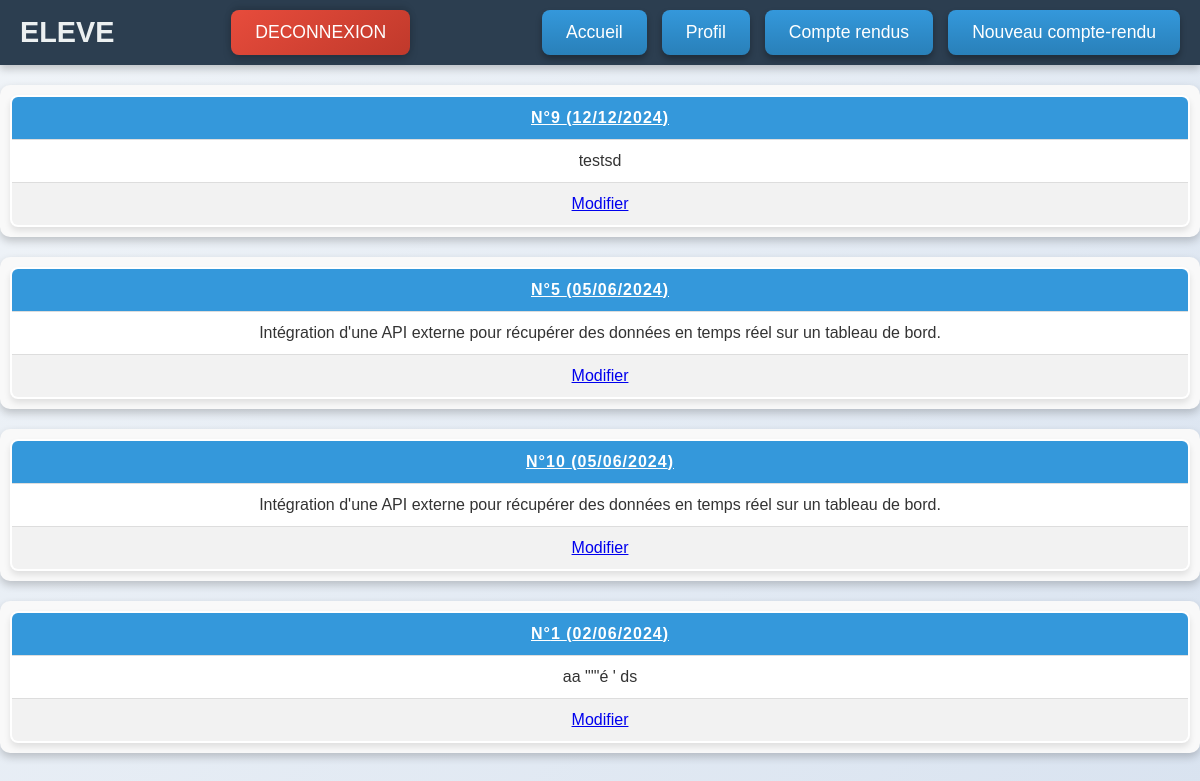
Page /cr.php (signed in) on the committed database.
### tables this page shows
CREATE TABLE `cr` (
  `num` bigint(20) NOT NULL,
  `date` date DEFAULT NULL,
  `description` text DEFAULT NULL,
  `vu` tinyint(1) DEFAULT NULL,
  `datetime` datetime DEFAULT NULL,
  `num_utilisateur` int(11) DEFAULT NULL
);

### cr.php (the view, shortened to what this page needs)
<!DOCTYPE html>
<html lang="fr">
<head>
    <link rel="stylesheet" href="style.css">
</head>
<body>
<?php
include '_conf.php';
if ($_SESSION["type"] ==1)
{
    include '_menuProf.php';
    $requete="SELECT *,DATE_FORMAT(date, '%d/%m/%Y') AS date_fr FROM cr,utilisateur WHERE utilisateur.num = cr.num_utilisateur  ORDER BY date DESC";
        if($connexion = mysqli_connect($serveurBDD,$userBDD,$mdpBDD,$nomBDD))
        {
            $resultat = mysqli_query($connexion, $requete);
            while($donnees = mysqli_fetch_assoc($resultat))
              {
                $num=$donnees['num'];
                $contenu=$donnees['description'];
                $prenom= $donnees['prenom'];
                $nom=$donnees['nom'];
                $date=$donnees['date_fr'];
                echo "<div class='table-container'><table border=2><thead> <tr> <th colspan=2> <u>n°$num ($prenom $nom) - le $date</u> </th> </tr> </thead>
                <tbody> <tr> <td>  $contenu</td> </tr>  </tbody> </table> </div>";
              }
        }
}
else
{
       include '_menuEleve.php';
        $requete="SELECT cr.*,DATE_FORMAT(date, '%d/%m/%Y') AS date_fr
            FROM cr,utilisateur WHERE utilisateur.num = cr.num_utilisateur AND utilisateur.num=$_SESSION[id] ORDER BY date DESC";
        if($connexion = mysqli_connect($serveurBDD,$userBDD,$mdpBDD,$nomBDD))
        {
            $resultat = mysqli_query($connexion, $requete);
            while($donnees = mysqli_fetch_assoc($resultat))
              {
                $num=$donnees['num'];
                $contenu=$donnees['description'];
                $date=$donnees['date_fr'];
                echo "<div class='table-container'><table border=2><thead> <tr> <th colspan=2> <u>n°$num ($date)</u> </th> </tr> </thead>
                <tbody> <tr> <td>  $contenu</td> </tr> <tr> <td> <a href='ccr.php?id=$num'>Modifier</a> </td> </tr> </tbody> </table> </div>";
              }
        }
}
?>
</body>
</html>

### style.css (style rules this page uses)
* { margin: 0; padding: 0; box-sizing: border-box; font-family: 'Arial', sans-serif; }
body { background: linear-gradient(135deg, #f0f4f8, #d9e3f0); color: #333; min-height: 100vh; }
.table-container { width: 100%; max-width: 1200px; margin: 20px auto; padding: 10px; box-shadow: 0 4px 8px rgba(0, 0, 0, 0.2); border-radius: 10px; background-color: #f9f9f9; }
table { width: 100%; border-collapse: collapse; border-radius: 8px; overflow: hidden; background-color: #fff; box-shadow: 0 4px 6px rgba(0, 0, 0, 0.1); }
th, td { padding: 12px 15px; text-align: center; border-bottom: 1px solid #ddd; color: #333; font-size: 1rem; }
th { background-color: #3498db; color: #fff; text-transform: uppercase; letter-spacing: 1px; font-weight: bold; }
tr:nth-child(even) { background-color: #f2f2f2; }

### rows in the picture
cr: num "9", date "12/12/2024", description "testsd"
cr: num "5", date "05/06/2024", description "Intégration d'une API externe pour récupérer des données en temps réel sur un tableau de bord."
cr: num "10", date "05/06/2024", description "Intégration d'une API externe pour récupérer des données en temps réel sur un tableau de bord."
cr: num "1", date "02/06/2024", description "aa \"'\"é ' ds"
